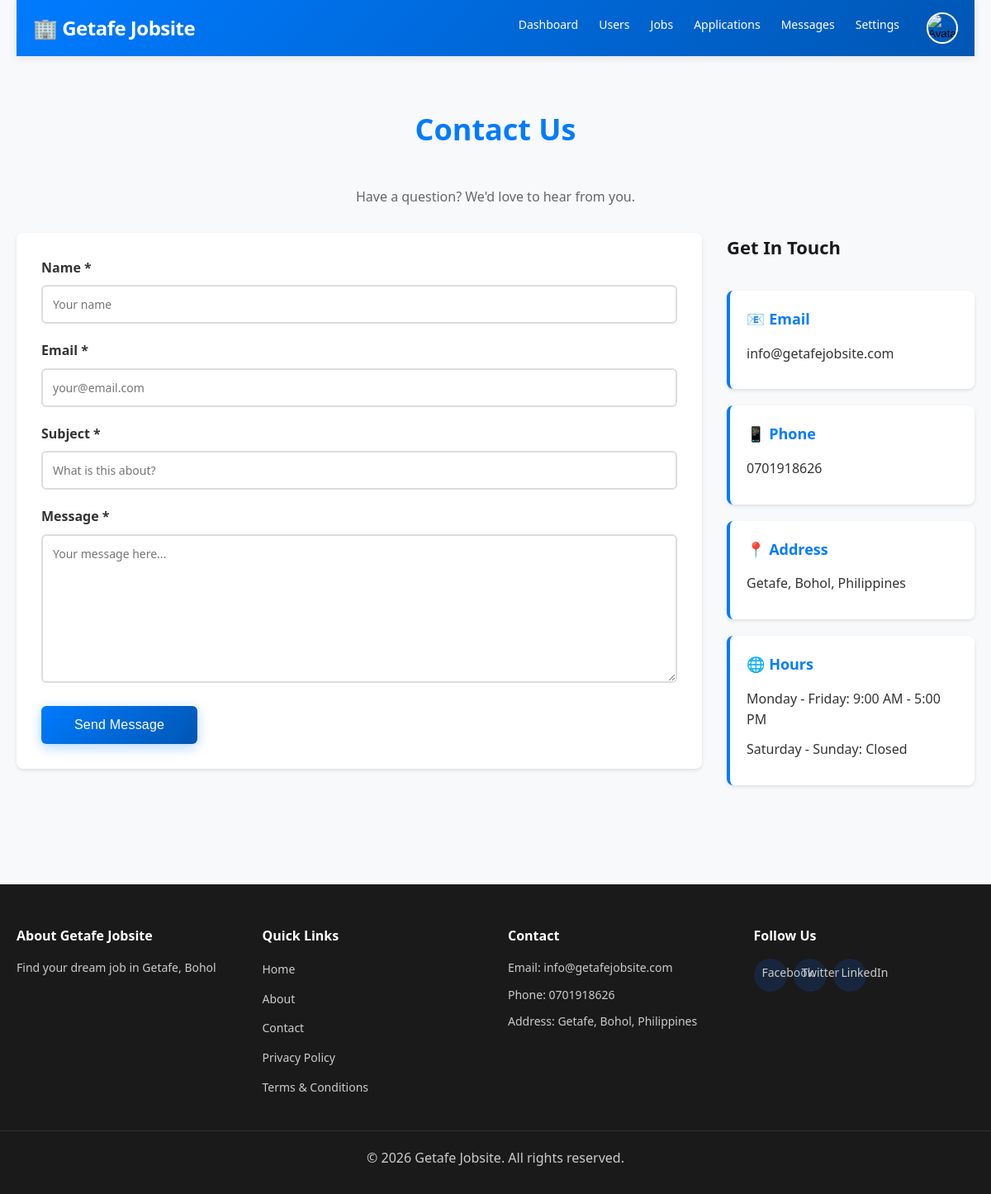
/public/contact.php (signed in), run on an earlier commit of the app's database.
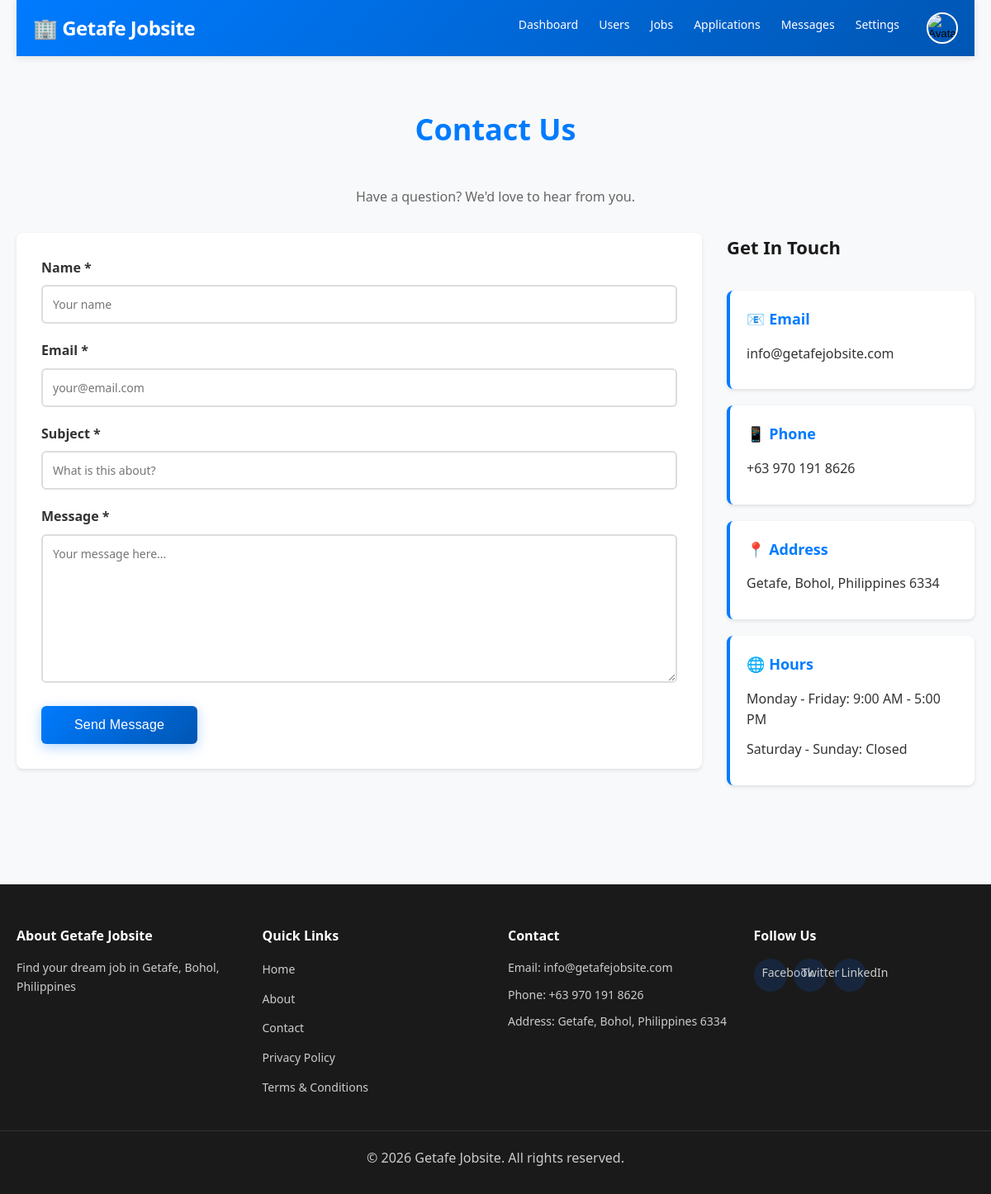
And on a later commit of the database.
### tables this page shows
CREATE TABLE `settings` (
  `id` int(11) NOT NULL AUTO_INCREMENT,
  `setting_key` varchar(100) DEFAULT NULL,
  `setting_value` longtext DEFAULT NULL,
  `created_at` timestamp NOT NULL DEFAULT current_timestamp(),
  `updated_at` timestamp NOT NULL DEFAULT current_timestamp() ON UPDATE current_timestamp(),
  PRIMARY KEY (`id`),
  UNIQUE KEY `setting_key` (`setting_key`)
);

### config/config.php (called while the page is built, shortened)
<?php
require_once __DIR__ . '/database.php';
function sanitize($data) {
    global $conn;
    return $conn->real_escape_string(htmlspecialchars(trim($data)));
}
function getSetting($key, $default = '') {
    global $conn;
    $key = sanitize($key);
    $result = $conn->query("SELECT setting_value FROM settings WHERE setting_key = '$key'");
    if ($result && $result->num_rows > 0) {
        $row = $result->fetch_assoc();
        return $row['setting_value'];
    }
    return $default;
}
?>

### public/contact.php (the view, shortened to what the changed rows need)
<?php
require_once '../config/config.php';
require_once '../includes/header.php';
?>
<div class="container">
    <div class="contact-page">
        <h1>Contact Us</h1>
        <div class="contact-container">
            <div class="contact-info-section">
                <div class="contact-info-box">
                    <h4>📱 Phone</h4>
                    <p><?php echo getSetting('contact_phone', '09701918626'); ?></p>
                </div>
                <div class="contact-info-box">
                    <h4>📍 Address</h4>
                    <p><?php echo getSetting('address', 'Getafe, Bohol, Philippines'); ?></p>
                </div>
            </div>
        </div>
    </div>
</div>
<?php require_once '../includes/footer.php'; ?>
</body>
</html>

### includes/footer.php (shortened to what the changed rows need)
<?php
$site_email = getSetting('site_email', 'info@getafejobsite.com');
$contact_phone = getSetting('contact_phone', '0701918626');
$address = getSetting('address', 'Getafe, Bohol, Philippines');
?>
<footer class="footer">
    <div class="footer-container">
        <div class="footer-section">
            <h4>About <?php echo getSetting('site_name', 'Getafe Jobsite'); ?></h4>
            <p><?php echo getSetting('site_description', 'Find your dream job in Getafe, Bohol'); ?></p>
        </div>
        <div class="footer-section">
            <h4>Contact</h4>
            <p>Email: <?php echo htmlspecialchars($site_email); ?></p>
            <p>Phone: <?php echo htmlspecialchars($contact_phone); ?></p>
            <p>Address: <?php echo htmlspecialchars($address); ?></p>
        </div>
    </div>
</footer>

What changed in the data, as far as the page shows it:
changed settings (number 3 of 5 on the later page): setting_value "0701918626" → "+63 970 191 8626"
changed settings: setting_value "Getafe, Bohol, Philippines" → "Getafe, Bohol, Philippines 6334"
changed settings: setting_value "Find your dream job in Getafe, Bohol" → "Find your dream job in Getafe, Bohol, Philippines"
